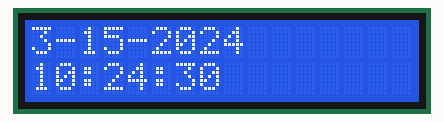
The sketch below on a simulated Arduino Uno, built with avr-gcc and run on an emulated ATmega328P. Shown: 16×2 character LCD. The local clock reads 2024-03-15 10:24:30 at power-on unless the sketch sets it; what the sketch prints to the serial monitor is not drawn.

Above: at 0.2 s.
At 5.1 s:
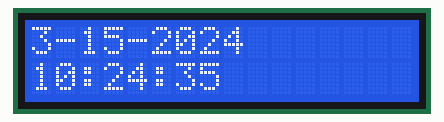
At 10.1 s:
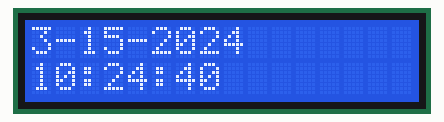
At 20.1 s:
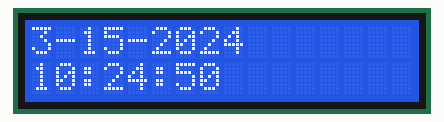
At 29.1 s:
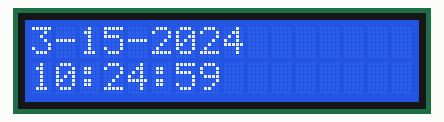
At 39.1 s:
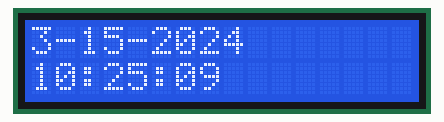

The sketch:

7_2_get_and_set_real-time_time.ino
```cpp
 /*****************************************************

 * This code applies to Cokoino Arduino Timer Alarm & Watering DIY Kit
 * Through this link you can download the source code:
 * https://github.com/Cokoino/CKK0021
 * Company web site:
 * http://www.cokoino.com/

*****************************************************/


// CONNECTIONS:
// DS1302 CLK/SCLK --> 7
// DS1302 DAT/IO --> 6
// DS1302 RST/CE --> 8
// DS1302 VCC --> 5v
// DS1302 GND --> GND

#include <RtcDS1302.h> //import Rtc_by_Makuna library
#include <LiquidCrystal_I2C.h>
LiquidCrystal_I2C lcd(0x27,16,2); // set the LCD address to 0x27 for a 16 chars and 2 line display

ThreeWire myWire(6,7,8); // DAT, CLK, RST
RtcDS1302<ThreeWire> Rtc(myWire);

void setup ()
{
  Serial.begin(9600);
  DS1302_init();// initialize the DS1302
  lcd.init(); // initialize the lcd
  lcd.backlight();
  lcd.clear();
}

void loop ()
{
    ds1302_loop();
}

#define countof(a) (sizeof(a) / sizeof(a[0]))

void printDateTime(const RtcDateTime& dt)
{
    char datestring[26];

    snprintf_P(datestring,
            countof(datestring),
            PSTR("%02u/%02u/%04u %02u:%02u:%02u"),
            dt.Month(),
            dt.Day(),
            dt.Year(),
            dt.Hour(),
            dt.Minute(),
            dt.Second() );
    Serial.print(datestring);//Extract parameters such as month, day, year, hour, minute, and second, and convert them into string format
    lcd.setCursor(0, 0);//Set the display to start from the first row and first grid of the 1602 LCD
    lcd.print(dt.Month());//Display 'Month'
    lcd.print("-");
    lcd.print(dt.Day());//Display 'Day'
    lcd.print("-");
    lcd.print(dt.Year());//Display 'Year'
    lcd.setCursor(0, 1);
    if((dt.Hour()) < 10) lcd.print("0");
    lcd.print(dt.Hour());//Display 'Hour'
    lcd.print(":");
    if((dt.Minute()) < 10) lcd.print("0");
    lcd.print(dt.Minute());//Display 'Minute'
    lcd.print(":");
    if((dt.Second()) < 10) lcd.print("0");
    lcd.print(dt.Second());////Display 'Second'
}


void DS1302_init()
{
   Serial.print("compiled: ");
    Serial.print(__DATE__);
    Serial.println(__TIME__);//Printing system compilation time
    Rtc.Begin();
    RtcDateTime compiled = RtcDateTime(__DATE__, __TIME__); //Store the system compilation time in ds1302
    printDateTime(compiled);
    Serial.println();
    if (!Rtc.IsDateTimeValid())
    {
        //  Common reasons:
        //    1) The device was not running during the first run
        //    2) The battery on the device is low or even dead
        Serial.println("RTC lost confidence in the DateTime!");
        Rtc.SetDateTime(compiled);
    }

    if (Rtc.GetIsWriteProtected())//Check if write protection is enabled, if so, turn off write protection
    {
        Serial.println("RTC was write protected, enabling writing now");
        Rtc.SetIsWriteProtected(false);
    }

    if (!Rtc.GetIsRunning())//Check if RTC is running from now on
    {
        Serial.println("RTC was not actively running, starting now");
        Rtc.SetIsRunning(true);
    }

    RtcDateTime now = Rtc.GetDateTime(); //Assign the normal time of the last calibration run to now
    if (now < compiled) //If the internal time of the module is slower than the burning time of the module, it proves that time is needed to update
    {
        Serial.println("RTC is older than compile time!  (Updating DateTime)");
        Rtc.SetDateTime(compiled);//Calibrate the burning time to the internal time of the module
    }
    else if (now > compiled)
    {
        Serial.println("RTC is newer than compile time. (this is expected)");//RTC is faster than the corresponding time during code burning. (This is a normal situation)
    }
    else if (now == compiled)
    {
        Serial.println("RTC is the same as compile time! (not expected but all is fine)");//This is the best scenario
    }
}

void ds1302_loop()
{
  RtcDateTime now = Rtc.GetDateTime();//Get the current time
  printDateTime(now);//print time
  Serial.println();//Enter and wrap
  if (!now.IsValid())//Check if the device is online
  {
      // Common reasons:
      //    1) The battery on the device is low or even lost, and the power cord is disconnected
      Serial.println("RTC lost confidence in the DateTime!");
  }
  delay(10); //delay 10 ms
}
```

Measured:
- what the display in image 0 shows lasts 0.9 s, from 0.1 s to 1.0 s
- what the display in image 1 shows lasts 1.0 s, from 5.0 s to 6.0 s
